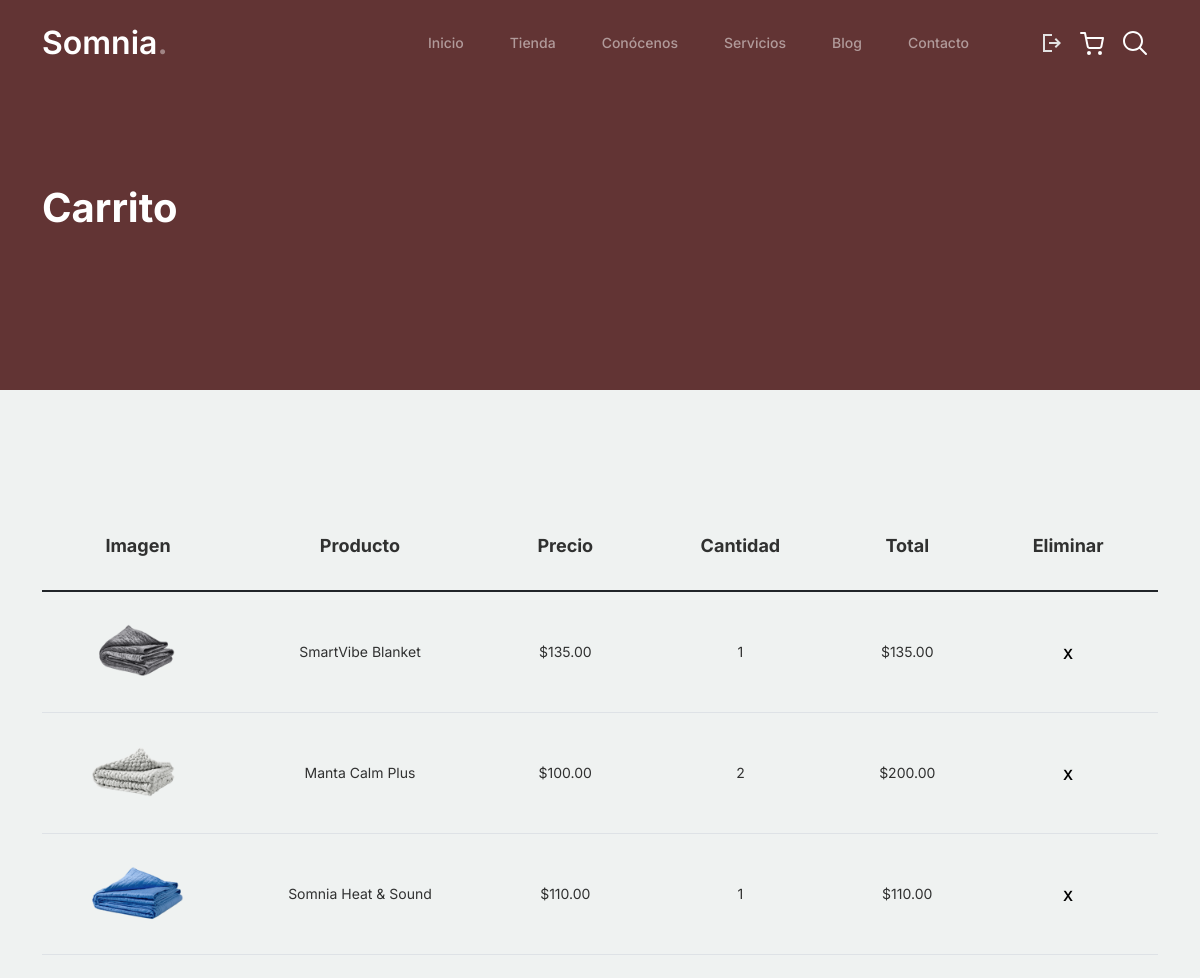
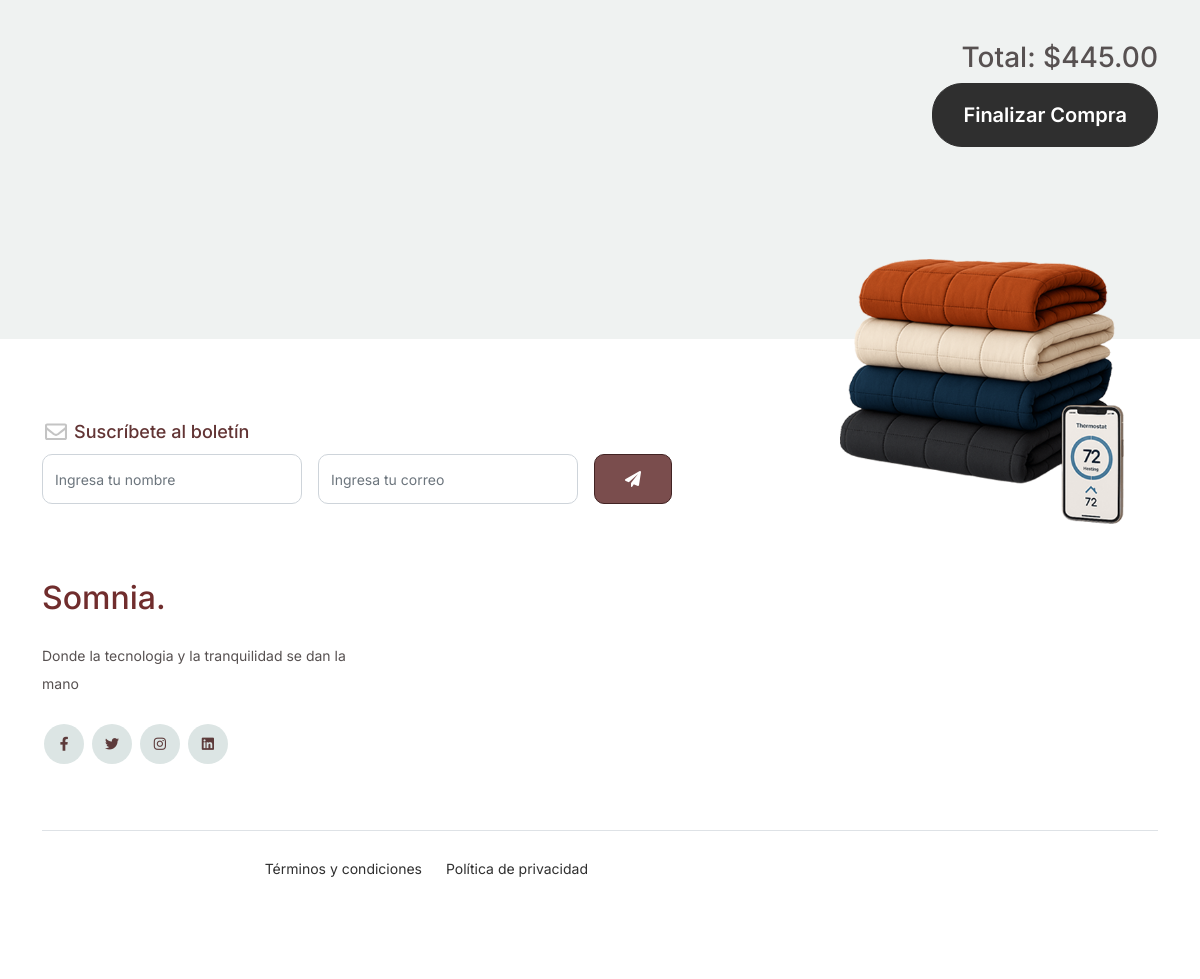
The app's page /cart.php (signed in) with its own data (2 pictures, top to bottom).
### tables this page shows
CREATE TABLE `carrito` (
  `id` int(11) NOT NULL,
  `usuario_id` int(11) NOT NULL,
  `producto_id` int(11) NOT NULL,
  `cantidad` int(11) NOT NULL DEFAULT 1,
  `precio_unitario` decimal(10,2) NOT NULL,
  `total` decimal(10,2) NOT NULL,
  `fecha_venta` datetime DEFAULT current_timestamp()
);

CREATE TABLE `productos` (
  `id` int(11) NOT NULL,
  `nombre` varchar(100) NOT NULL,
  `descripcion` text DEFAULT NULL,
  `precio` decimal(10,2) NOT NULL,
  `stock` int(11) NOT NULL DEFAULT 0,
  `imagen_url` varchar(255) DEFAULT NULL,
  `color` varchar(50) DEFAULT NULL,
  `tamaño` varchar(50) DEFAULT NULL,
  `funcionalidades` varchar(255) DEFAULT NULL
);

### cart.php (the view, shortened to what this page needs)
<?php
include 'db_connect.php';
$usuario_id = 1;
?>
<!doctype html>
<html lang="es">
<head>
  <link href="css/bootstrap.min.css" rel="stylesheet">
  <link href="https://cdnjs.cloudflare.com/ajax/libs/font-awesome/6.0.0-beta3/css/all.min.css" rel="stylesheet">
  <link href="css/tiny-slider.css" rel="stylesheet">
  <link href="css/style.css" rel="stylesheet">
</head>
<body>
<?php include 'cards/nav.php'; ?>
<div class="hero">
  <div class="container">
    <div class="row justify-content-between">
      <div class="col-lg-5">
        <div class="intro-excerpt">
          <h1>Carrito</h1>
        </div>
      </div>
    </div>
  </div>
</div>
<div class="untree_co-section before-footer-section">
  <div class="container">
    <div class="row mb-5">
      <div class="col-md-12">
        <div class="site-blocks-table">
          <table class="table">
            <thead>
              <tr>
                <th>Imagen</th>
                <th>Producto</th>
                <th>Precio</th>
                <th>Cantidad</th>
                <th>Total</th>
                <th>Eliminar</th>
              </tr>
            </thead>
            <tbody>
              <?php
              $stmt = $conn->prepare("
                SELECT c.id as carrito_id, p.nombre, p.imagen_url, c.precio_unitario, c.cantidad, c.total
                FROM carrito c
                JOIN productos p ON c.producto_id = p.id
                WHERE c.usuario_id = ?");
              $stmt->execute([$usuario_id]);
              $items = $stmt->fetchAll(PDO::FETCH_ASSOC);
              $subtotal = 0;
              foreach ($items as $item):
                $subtotal += $item['total'];
              ?>
              <tr>
                <td><img src="<?php echo $item['imagen_url']; ?>" alt="Imagen" class="img-fluid" style="max-width: 100px;"></td>
                <td><?php echo htmlspecialchars($item['nombre']); ?></td>
                <td>$<?php echo number_format($item['precio_unitario'], 2); ?></td>
                <td><?php echo $item['cantidad']; ?></td>
                <td>$<?php echo number_format($item['total'], 2); ?></td>
                <td><a href="eliminar_item.php?id=<?php echo $item['carrito_id']; ?>" class="btn btn-black btn-sm">X</a></td>
              </tr>
              <?php endforeach; ?>
            </tbody>
          </table>
        </div>
      </div>
    </div>
    <div class="row justify-content-end">
      <div class="col-md-6 text-end">
        <h3>Total: $<?php echo number_format($subtotal, 2); ?></h3>
        <a href="checkout.php" class="btn btn-black btn-lg py-3">Finalizar Compra</a>
      </div>
    </div>
  </div>
</div>
<?php include 'cards/footer.php'; ?>
</body>
</html>

### css/style.css (style rules this page uses)
body { overflow-x: hidden; position: relative; }
body { font-family: "Inter", sans-serif; font-weight: 400; line-height: 28px; color: #575151; font-size: 14px; background-color: #eff2f1; }
a { text-decoration: none; -webkit-transition: .3s all ease; -o-transition: .3s all ease; transition: .3s all ease; color: #2f2f2f; text-decoration: underline; }
.hero { background: #623434; padding: calc(4rem - 30px) 0 0rem 0; }
@media (min-width: 768px) { .hero { padding: calc(4rem - 30px) 0 4rem 0; } }
@media (min-width: 992px) { .hero { padding: calc(8rem - 30px) 0 8rem 0; } }
.hero .intro-excerpt { position: relative; z-index: 4; }
@media (min-width: 992px) { .hero .intro-excerpt { max-width: 450px; } }
.hero h1 { font-weight: 700; color: #ffffff; margin-bottom: 30px; }
.btn { font-weight: 600; padding: 12px 30px; border-radius: 30px; color: #ffffff; background: #2f2f2f; border-color: #2f2f2f; }
.before-footer-section { padding: 7rem 0 12rem 0 !important; }
.untree_co-section { padding: 7rem 0; }
.site-blocks-table { overflow: auto; }
.site-blocks-table .btn { padding: 2px 10px; }
.site-blocks-table thead th { padding: 30px; text-align: center; border-width: 0px !important; vertical-align: middle; color: rgba(0, 0, 0, 0.8); font-size: 18px; }
.site-blocks-table td { padding: 20px; text-align: center; vertical-align: middle; color: rgba(0, 0, 0, 0.8); }
.site-blocks-table tbody tr:first-child td { border-top: 1px solid #3b5d50 !important; }
.site-blocks-table .btn { background: none !important; color: #000000; border: none; height: auto !important; }

### records on screen
carrito: producto.imagen_url (picture), producto.nombre "SmartVibe Blanket", precio_unitario "135.00", cantidad "1", total "135.00"
carrito: producto.imagen_url (picture), producto.nombre "Manta Calm Plus", precio_unitario "100.00", cantidad "2", total "200.00"
carrito: producto.imagen_url (picture), producto.nombre "Somnia Heat & Sound", precio_unitario "110.00", cantidad "1", total "110.00"

### other values on screen
$subtotal "445.00"
